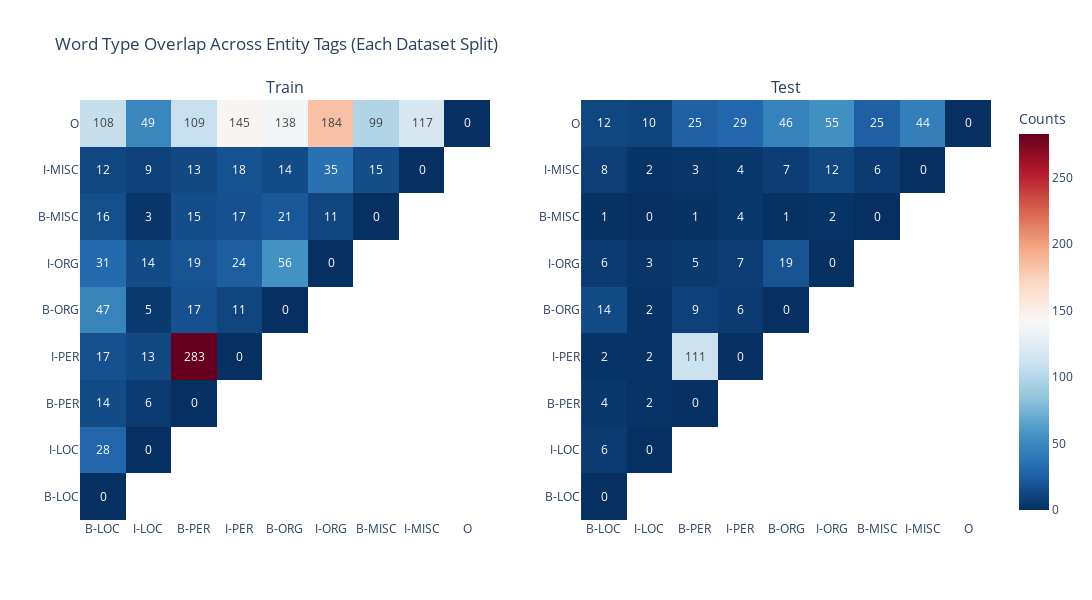

The notebook cell this image was saved under:
### Code cell
# Usage example
tags = ['B-LOC', 'I-LOC', 'B-PER', 'I-PER', 'B-ORG', 'I-ORG', 'B-MISC', 'I-MISC', 'O']
ANERCorp = corpora['ANERCorp_CamelLab']
overlap_matrix = OverlapMatrixOneScale(ANERCorp, tags)
# overlap_matrix.visualize_matrices({'ANERCorp': 'ANERCorp_CamelLab', 'CoNLL-2003': 'conll2003'}, 'train')
overlap_matrix.visualize_matrices_one_scale(ANERCorp)

### Figure 1 — Plotly figure (JSON) as saved in the notebook; plotly's stock layout.template omitted (floating-point values rounded to 4 significant figures)
{"data": [{"colorscale": [[0, "rgb(5,48,97)"], [0.1, "rgb(33,102,172)"], [0.2, "rgb(67,147,195)"], [0.3, "rgb(146,197,222)"], [0.4, "rgb(209,229,240)"], [0.5, "rgb(247,247,247)"], [0.6, "rgb(253,219,199)"], [0.7, "rgb(244,165,130)"], [0.8, "rgb(214,96,77)"], [0.9, "rgb(178,24,43)"], [1, "rgb(103,0,31)"]], "hoverinfo": "text+z", "showscale": false, "text": [["0", "", "", "", "", "", "", "", ""], ["28", "0", "", "", "", "", "", "", ""], ["14", "6", "0", "", "", "", "", "", ""], ["17", "13", "283", "0", "", "", "", "", ""], ["47", "5", "17", "11", "0", "", "", "", ""], ["31", "14", "19", "24", "56", "0", "", "", ""], ["16", "3", "15", "17", "21", "11", "0", "", ""], ["12", "9", "13", "18", "14", "35", "15", "0", ""], ["108", "49", "109", "145", "138", "184", "99", "117", "0"]], "texttemplate": "%{text}", "type": "heatmap", "x": ["B-LOC", "I-LOC", "B-PER", "I-PER", "B-ORG", "I-ORG", "B-MISC", "I-MISC", "O"], "xaxis": "x", "y": ["B-LOC", "I-LOC", "B-PER", "I-PER", "B-ORG", "I-ORG", "B-MISC", "I-MISC", "O"], "yaxis": "y", "z": [[0, null, null, null, null, null, null, null, null], [28, 0, null, null, null, null, null, null, null], [14, 6, 0, null, null, null, null, null, null], [17, 13, 283, 0, null, null, null, null, null], [47, 5, 17, 11, 0, null, null, null, null], [31, 14, 19, 24, 56, 0, null, null, null], [16, 3, 15, 17, 21, 11, 0, null, null], [12, 9, 13, 18, 14, 35, 15, 0, null], [108, 49, 109, 145, 138, 184, 99, 117, 0]], "zmax": 283, "zmin": 0}, {"colorbar": {"title": {"text": "Counts"}}, "colorscale": [[0, "rgb(5,48,97)"], [0.1, "rgb(33,102,172)"], [0.2, "rgb(67,147,195)"], [0.3, "rgb(146,197,222)"], [0.4, "rgb(209,229,240)"], [0.5, "rgb(247,247,247)"], [0.6, "rgb(253,219,199)"], [0.7, "rgb(244,165,130)"], [0.8, "rgb(214,96,77)"], [0.9, "rgb(178,24,43)"], [1, "rgb(103,0,31)"]], "hoverinfo": "text+z", "showscale": true, "text": [["0", "", "", "", "", "", "", "", ""], ["6", "0", "", "", "", "", "", "", ""], ["4", "2", "0", "", "", "", "", "", ""], ["2", "2", "111", "0", "", "", "", "", ""], ["14", "2", "9", "6", "0", "", "", "", ""], ["6", "3", "5", "7", "19", "0", "", "", ""], ["1", "0", "1", "4", "1", "2", "0", "", ""], ["8", "2", "3", "4", "7", "12", "6", "0", ""], ["12", "10", "25", "29", "46", "55", "25", "44", "0"]], "texttemplate": "%{text}", "type": "heatmap", "x": ["B-LOC", "I-LOC", "B-PER", "I-PER", "B-ORG", "I-ORG", "B-MISC", "I-MISC", "O"], "xaxis": "x2", "y": ["B-LOC", "I-LOC", "B-PER", "I-PER", "B-ORG", "I-ORG", "B-MISC", "I-MISC", "O"], "yaxis": "y2", "z": [[0, null, null, null, null, null, null, null, null], [6, 0, null, null, null, null, null, null, null], [4, 2, 0, null, null, null, null, null, null], [2, 2, 111, 0, null, null, null, null, null], [14, 2, 9, 6, 0, null, null, null, null], [6, 3, 5, 7, 19, 0, null, null, null], [1, 0, 1, 4, 1, 2, 0, null, null], [8, 2, 3, 4, 7, 12, 6, 0, null], [12, 10, 25, 29, 46, 55, 25, 44, 0]], "zmax": 283, "zmin": 0}], "layout": {"annotations": [{"font": {"size": 16}, "showarrow": false, "text": "Train", "x": 0.225, "xanchor": "center", "xref": "paper", "y": 1, "yanchor": "bottom", "yref": "paper"}, {"font": {"size": 16}, "showarrow": false, "text": "Test", "x": 0.775, "xanchor": "center", "xref": "paper", "y": 1, "yanchor": "bottom", "yref": "paper"}], "coloraxis": {"cmax": 283, "cmin": 0, "colorbar": {"title": {"text": "Counts"}}, "colorscale": [[0, "rgb(5,48,97)"], [0.1, "rgb(33,102,172)"], [0.2, "rgb(67,147,195)"], [0.3, "rgb(146,197,222)"], [0.4, "rgb(209,229,240)"], [0.5, "rgb(247,247,247)"], [0.6, "rgb(253,219,199)"], [0.7, "rgb(244,165,130)"], [0.8, "rgb(214,96,77)"], [0.9, "rgb(178,24,43)"], [1, "rgb(103,0,31)"]]}, "height": 600, "title": {"text": "Word Type Overlap Across Entity Tags (Each Dataset Split)"}, "width": 1200, "xaxis": {"anchor": "y", "domain": [0, 0.45], "showgrid": false}, "xaxis2": {"anchor": "y2", "domain": [0.55, 1], "showgrid": false}, "yaxis": {"anchor": "x", "domain": [0, 1], "showgrid": false}, "yaxis2": {"anchor": "x2", "domain": [0, 1], "showgrid": false}}}
